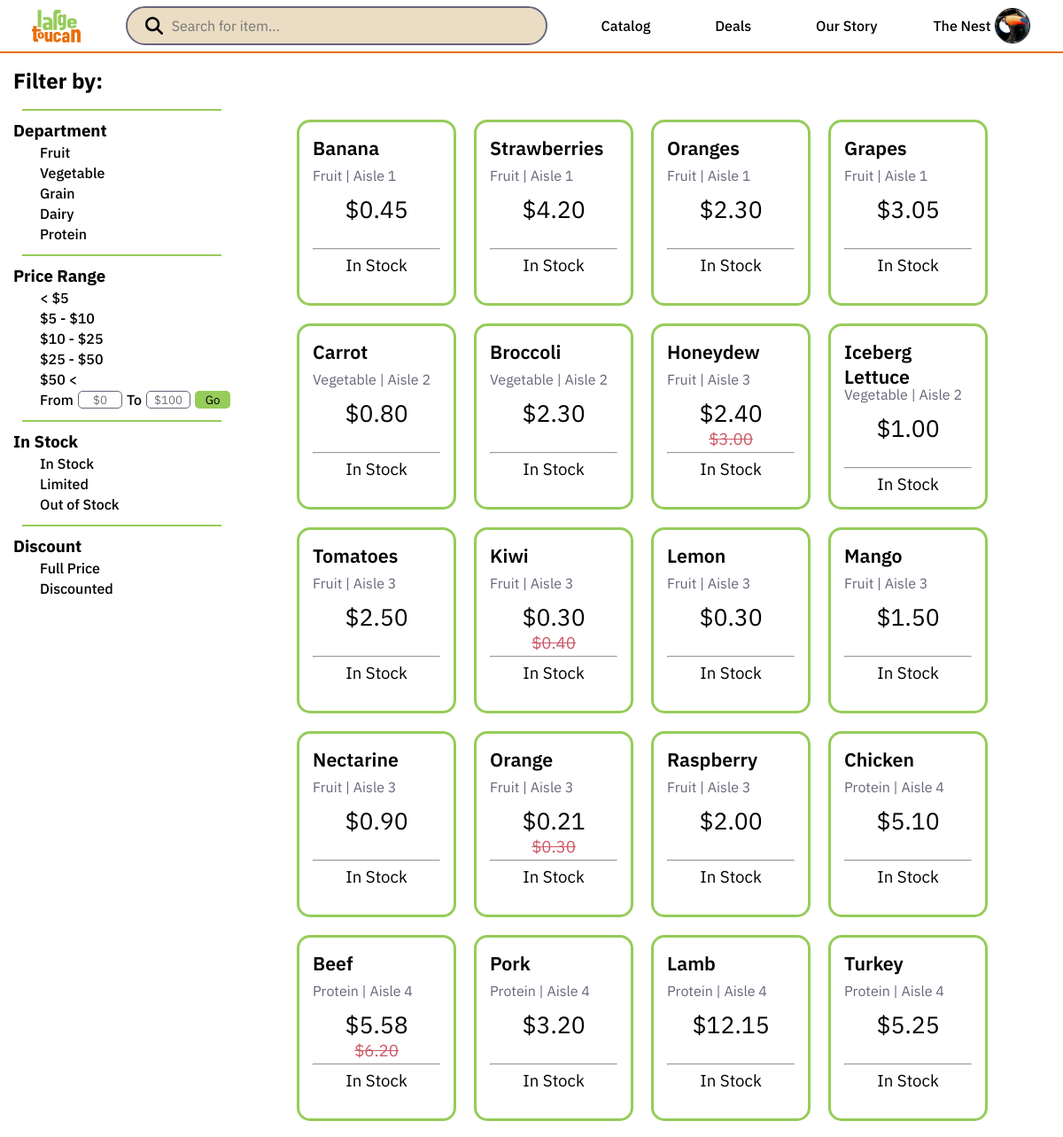
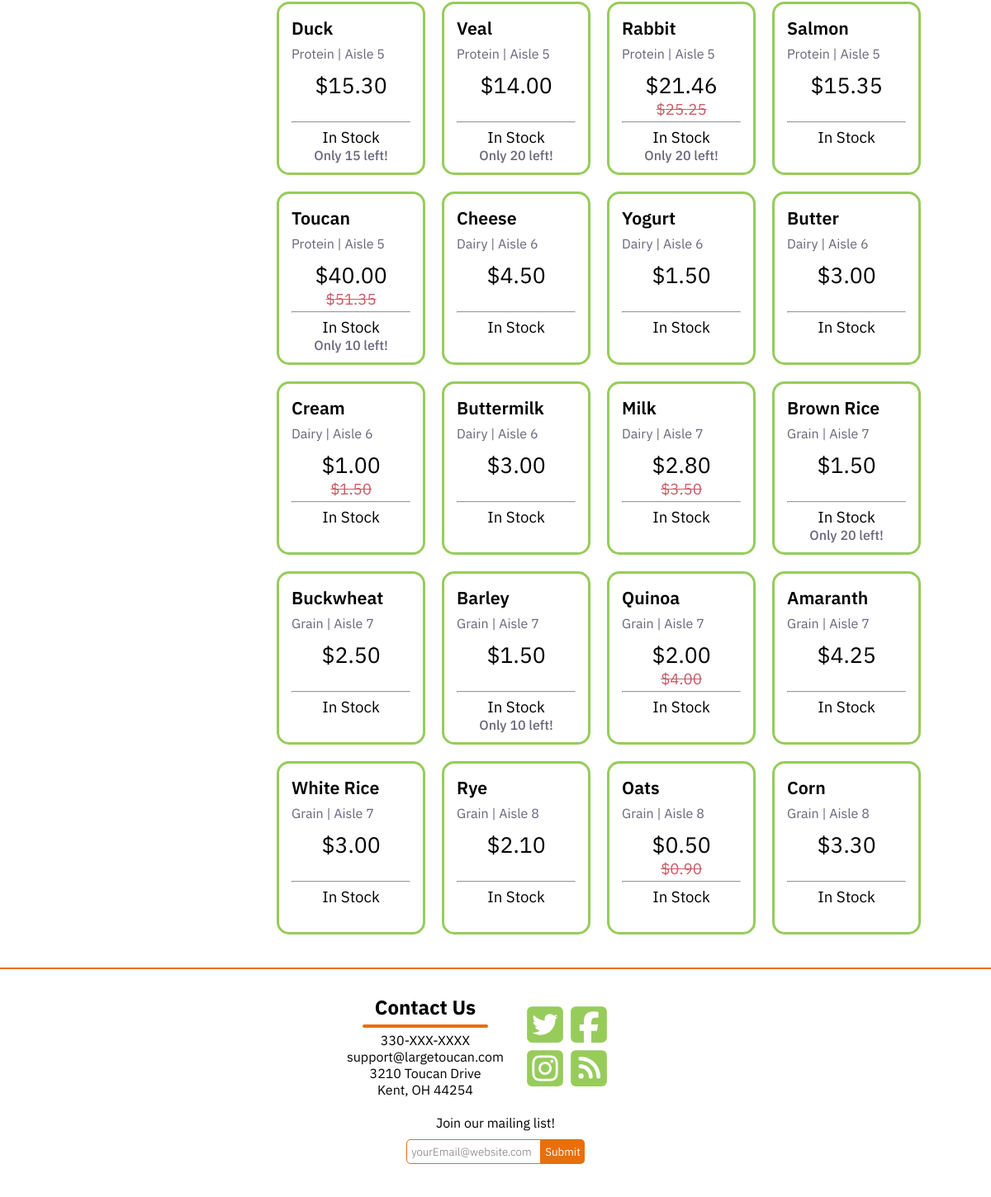
The app's page /public_html/largeToucan/search.php with its own data (2 pictures, top to bottom).
### tables this page shows
create table product
    (product_ID         varchar(7) check (product_ID like 'pr_____'),
     product_name       varchar(50),
     category           varchar(50),
     quantity_in_stock  numeric(10),
     aisle_location     numeric(2),
     price              numeric(10,2) check (price > 0),
     primary key (product_ID)
    );

create table review
    (review_ID          varchar(6) check (review_ID like 'r_____'),
     product_ID         varchar(7) check (product_ID like 'pr_____'),
     star_rating        numeric(1) check (star_rating > 0 and star_rating < 6),
     text               varchar(1000),
     submission_date    date,
     primary key (review_ID),
     foreign key (product_ID) references product (product_ID)
    );

create table discount
    (discount_ID    varchar(6) check (discount_ID like 'd_____'),
     product_ID     varchar(7) check (product_ID like 'pr_____'),
     type           varchar(20) check (type like 'percent_off' or type like 'new_value'),
     value          numeric(10,2),
     start_date     date,
     end_date       date,
     primary key (discount_ID),
     foreign key (product_ID) references product (product_ID)
    );

### public_html/largeToucan/search.php (the view, shortened to what this page needs)
<!DOCTYPE php>
<?php
include '../../phpconfig/config.inc';
$conn = new mysqli($servername, $username, $password, $dbname);
$searchQuery = $_GET["q"];
?>
<html lang="en-US" class=" ilpng idc0_350"><head>
	<link rel="stylesheet" href="style.css" type="text/css">
</head>
<body>
<main>
<?php echo $html = file_get_contents('header.html')?>
    <div id="searchWrapper">
		<form>
		<div id="filters">
			<div><h3>Filter by:</h3>
			</div>
			<hr>
			<div><h4>Department</h4>
				<div>Fruit</div>
				<div>Vegetable</div>
				<div>Grain</div>
				<div>Dairy</div>
				<div>Protein</div>
			</div>
			<hr>
			<div><h4>Price Range</h4>
				<div>< $5</div>
				<div>$5 - $10</div>
				<div>$10 - $25</div>
				<div>$25 - $50</div>
				<div>$50 <</div>
				<div id="filterPriceContainer"><form action="/search.php" id="filterPrice" method="get">
					From<input type="text" name="min" placeholder="$0" class="customFilterPriceIn"></input>
					To <input type="text" name="max" placeholder="$100" class="customFilterPriceIn"></input>
					<input type="submit" value="Go" id="filterPriceSubmit"></input>
				</form></div>
			</div>
			<hr>
			<div><h4>In Stock</h4>
				<div>In Stock</div>
				<div>Limited</div>
				<div>Out of Stock</div>
			</div>
			<hr>
			<div><h4>Discount</h4>
				<div>Full Price</div>
				<div>Discounted</div>
			</div>
		</div>
		</form>
		<div id="resultContainer">
			<div id ="searchHeader">
			</div>
			<div id="results">
			<?php
			$sqlstatement = $conn->prepare("SELECT product.product_ID, product_name, category, aisle_location, price, quantity_in_stock, value, type, review.review_ID FROM product
											LEFT JOIN discount ON discount.product_ID = product.product_ID
											LEFT JOIN review ON review.product_ID = product.product_ID WHERE product.product_name LIKE ?
											ORDER BY product.product_ID");
			$toBind = "%".$searchQuery."%";
			$sqlstatement->bind_param("s", $toBind);
			if ($searchQuery == "") {
				$sqlstatement = $conn->prepare("SELECT product.product_ID, product_name, category, aisle_location, price, quantity_in_stock, value, type, review.review_ID FROM product
												LEFT JOIN discount ON discount.product_ID = product.product_ID
												LEFT JOIN review ON review.product_ID = product.product_ID
												ORDER BY product.product_ID");
			}
			$sqlstatement->execute();
			$result = $sqlstatement->get_result();
			while($row = $result->fetch_assoc()) {
				echo "<div class=\"resultBox\" onclick=\"review()\">";
				echo "<p class=\"resultName\">".$row["product_name"]."</p>";
				echo "<p class=\"resultLocation\">".$row["category"]." | Aisle ".$row["aisle_location"]."</p>";
				$newPrice = null;
					if($row["type"] == "new_value") {
						$newPrice = $row["value"];
					}
					else if($row["type"] == "percent_off"){
						$newPrice = number_format(round(
													($row["price"] - ($row["value"] * $row["price"]))
													, 2),
									2, '.', '');
				}
				if ($newPrice == null) {
					echo "<p class=\"resultPrice\">$".$row["price"]."</p>";
				}
				else {
					echo "<p class=\"resultPrice\">$".$newPrice." <s>$".$row["price"]."</s></p>";
				}
				echo "<hr><div class=\"resultStock\"><p>";
				if ($row["quantity_in_stock"] > 0) {
					echo "In Stock";
					if ($row["quantity_in_stock"] <= 20) {
						echo "</p><p class=\"resultLimited\">Only ".$row["quantity_in_stock"]." left!";
					}
				}
				else {
					echo "Out of Stock!";
				}
				echo "</p></div>";
				echo "</div>";
			}
			?>
			</div>
		</div>
	</div>
	<?php echo $html = file_get_contents('footer.html')?>
</main>
</body>
</html>

### public_html/largeToucan/style.css (style rules this page uses)
* { margin: 0px; padding: 0px; font-family: "IBM Plex Sans"; text-align: center; box-sizing: border-box; }
main { height: 100%; width: 100%; }
h4 { font-size: 14pt; }
h3 { font-size: 18pt; }
:root { --orange: #E96F0C; --white: #EADDC4; --black: #67667A; --blue: #16A1C5; --red: #CC5A68; --green: #96CC5A; --greenDown: #46B557; --orangeDown: #F2AA60; --greenDownDown : #118C42; }
s { color: var(--red); }
#navBar { height: 60px; width: 100%; padding: 5px 10px 5px 10px; background-color: white; border-bottom: 2px solid var(--orange); position: sticky; font-weight: 500; display: flex; flex-direction: row; justify-content: space-around; align-items: center; top: 0; }
#navBar > div > a { color: black; text-decoration: none; padding: 10px; border-radius: 5px; }
#navLogo { height: 37px; }
#searchBar { width: 40%; background-color: var(--white); height: 40px; display: block; align-items: center; justify-content: flex-start; border-radius: 50px; outline: 2px solid var(--black); }
#searchBar > * { display: flex; margin-top: 10px; }
#searchImg { height: 20px; margin-left: 20px; margin-right: 10px; }
#searchText { display: flex; text-align:left; padding: 0px; width: 100%; margin-right: 5%; outline: none; border: none; background-color: var(--white); font-size: 12pt; }
#pfp { margin-left: 5px; height: 40px; width: 40px; border-radius: 100%; border: 1px black solid; }
#toNest { display: flex; justify-content: center; align-items: center; position: relative; }
footer { padding-top: 30px; border-top: 2px solid var(--orange) }
.socials { width: 50px; height: 50px; }
#socials { flex-wrap: wrap; display: flex; max-width: 150px; padding: 5px; gap: 3px; }
#socials > div > a > img { filter: invert(77%) sepia(25%) saturate(768%) hue-rotate(45deg) brightness(91%) contrast(95%); }
#links { display: flex; justify-content: center; gap: 20px; align-items: center; }
#contactHR { width: 80%; margin: 5px auto; border: 2px solid var(--orange); border-radius: 5px; }
#mailing { padding-top: 20px; padding-bottom: 40px; }
#mailingList { text-align: left; height: 100%; padding: 3px 5px; border: var(--orange) solid 1px; font-weight: 300; border-top-left-radius: 5px; border-bottom-left-radius: 5px; }
#mailingListSubmit { border: 0px; height: 100%; padding: 0px 5px 0px 5px; background-color: var(--orange); color: white; border-top-right-radius: 5px; border-bottom-right-radius: 5px; }
#mailForm { height: 30px; margin-top: 10px; }
#searchHeader { margin-top: 15px; text-align: left; padding: 10px 10px 10px 20px; font-weight: 700; font-size: 20pt; }
#searchWrapper { display: flex; flex-direction: row; }
#filters { display: flex; flex-direction: column; text-align: left; padding: 15px; width: 100%; max-width: 300px; }
#filters > div > div { padding-left: 30px; text-align: left; font-weight: 500; margin: 3px 0px 3px 0px; }
#activeFilters:hover, #activeFilters:active, #filterPriceContainer { background-color: white; color: black; }
#filters > div, #filters > div > h4, #filters > div > h3 { text-align: left; }
#filterPriceContainer { display: flex; gap: 5px; justify-content: flex-start; flex-wrap: wrap; align-items: center; }
#filterPriceContainer > * { width: 30%; max-width: 50px; min-width: 40px; border-radius: 5px; border: 1px solid var(--black); }
#filterPriceSubmit { background-color: var(--green); padding: 1px 0px 1px 0px; border: none; width: 0px }
#filters > hr { margin: 10px 10px 10px 10px; border: 1px solid var(--green); }
#resultContainer { width: 75%; }
#results { display: flex; margin: 30px 10px; align-items: center; justify-content: center; flex-wrap: wrap; margin-left: auto; margin-right: auto; }
.resultBox { background-color: white; height: 210px; width: 180px; border-radius: 15px; margin: 10px; border-radius: 15px; border: 3px solid var(--green); padding: 15px; }
.resultName { text-align: left; font-weight: 600; font-size: 16pt; min-height: 20%; max-height: 30%; }
.resultLocation { text-align: left; color: var(--black); margin-bottom: 5px; height: 15%; }
.resultPrice > s { font-size: 14pt; }
.resultPrice { font-size: 20pt; height: 35%; display: flex; flex-direction: column; }
.resultStock { margin-top: 5px; height: 15%; font-size: 14pt; }
.resultLimited { color: var(--black); font-weight: 500; font-size: 12pt; }

### records on screen
product: product_name "Banana", category "Fruit", aisle_location "1", price "0.45", quantity_in_stock "In Stock"
product: product_name "Strawberries", category "Fruit", aisle_location "1", price "4.20", quantity_in_stock "In Stock"
product: product_name "Oranges", category "Fruit", aisle_location "1", price "2.30", quantity_in_stock "In Stock"
review: product_ID.product_name "Grapes", product_ID.category "Fruit", product_ID.aisle_location "1", product_ID.price "3.05"
product: product_name "Carrot", category "Vegetable", aisle_location "2", price "0.80", quantity_in_stock "In Stock"
product: product_name "Broccoli", category "Vegetable", aisle_location "2", price "2.30", quantity_in_stock "In Stock"
discount: product_ID.product_name "Honeydew", product_ID.category "Fruit", product_ID.aisle_location "3", newPrice "2.40", product_ID.price "3.00"
review: product_ID.product_name "Iceberg Lettuce", product_ID.category "Vegetable", product_ID.aisle_location "2", product_ID.price "1.00"
product: product_name "Tomatoes", category "Fruit", aisle_location "3", price "2.50", quantity_in_stock "In Stock"
discount: product_ID.product_name "Kiwi", product_ID.category "Fruit", product_ID.aisle_location "3", value "0.30", product_ID.price "0.40"
product: product_name "Lemon", category "Fruit", aisle_location "3", price "0.30", quantity_in_stock "In Stock"
review: product_ID.product_name "Mango", product_ID.category "Fruit", product_ID.aisle_location "3", product_ID.price "1.50"
product: product_name "Nectarine", category "Fruit", aisle_location "3", price "0.90", quantity_in_stock "In Stock"
discount: product_ID.product_name "Orange", product_ID.category "Fruit", product_ID.aisle_location "3", newPrice "0.21", product_ID.price "0.30"
product: product_name "Raspberry", category "Fruit", aisle_location "3", price "2.00", quantity_in_stock "In Stock"
review: product_ID.product_name "Chicken", product_ID.category "Protein", product_ID.aisle_location "4", product_ID.price "5.10"
discount: product_ID.product_name "Beef", product_ID.category "Protein", product_ID.aisle_location "4", newPrice "5.58", product_ID.price "6.20"
review: product_ID.product_name "Pork", product_ID.category "Protein", product_ID.aisle_location "4", product_ID.price "3.20"
product: product_name "Lamb", category "Protein", aisle_location "4", price "12.15", quantity_in_stock "In Stock"
product: product_name "Turkey", category "Protein", aisle_location "4", price "5.25", quantity_in_stock "In Stock"
product: product_name "Duck", category "Protein", aisle_location "5", price "15.30", quantity_in_stock "15"
product: product_name "Veal", category "Protein", aisle_location "5", price "14.00", quantity_in_stock "20"
discount: product_ID.product_name "Rabbit", product_ID.category "Protein", product_ID.aisle_location "5", newPrice "21.46", product_ID.price "25.25", product_ID.quantity_in_stock "20"
product: product_name "Salmon", category "Protein", aisle_location "5", price "15.35", quantity_in_stock "In Stock"
product: product_name "Toucan", category "Protein", aisle_location "5", discount.value "40.00", price "51.35", quantity_in_stock "10"
review: product_ID.product_name "Cheese", product_ID.category "Dairy", product_ID.aisle_location "6", product_ID.price "4.50"
product: product_name "Yogurt", category "Dairy", aisle_location "6", price "1.50", quantity_in_stock "In Stock"
product: product_name "Butter", category "Dairy", aisle_location "6", price "3.00", quantity_in_stock "In Stock"
product: product_name "Cream", category "Dairy", aisle_location "6", discount.value "1.00", price "1.50", quantity_in_stock "In Stock"
product: product_name "Buttermilk", category "Dairy", aisle_location "6", price "3.00", quantity_in_stock "In Stock"
discount: product_ID.product_name "Milk", product_ID.category "Dairy", product_ID.aisle_location "7", newPrice "2.80", product_ID.price "3.50"
product: product_name "Brown Rice", category "Grain", aisle_location "7", price "1.50", quantity_in_stock "20"
product: product_name "Buckwheat", category "Grain", aisle_location "7", price "2.50", quantity_in_stock "In Stock"
product: product_name "Barley", category "Grain", aisle_location "7", price "1.50", quantity_in_stock "10"
discount: product_ID.product_name "Quinoa", product_ID.category "Grain", product_ID.aisle_location "7", newPrice "2.00", product_ID.price "4.00"
product: product_name "Amaranth", category "Grain", aisle_location "7", price "4.25", quantity_in_stock "In Stock"
product: product_name "White Rice", category "Grain", aisle_location "7", price "3.00", quantity_in_stock "In Stock"
product: product_name "Rye", category "Grain", aisle_location "8", price "2.10", quantity_in_stock "In Stock"
discount: product_ID.product_name "Oats", product_ID.category "Grain", product_ID.aisle_location "8", value "0.50", product_ID.price "0.90"
product: product_name "Corn", category "Grain", aisle_location "8", price "3.30", quantity_in_stock "In Stock"
